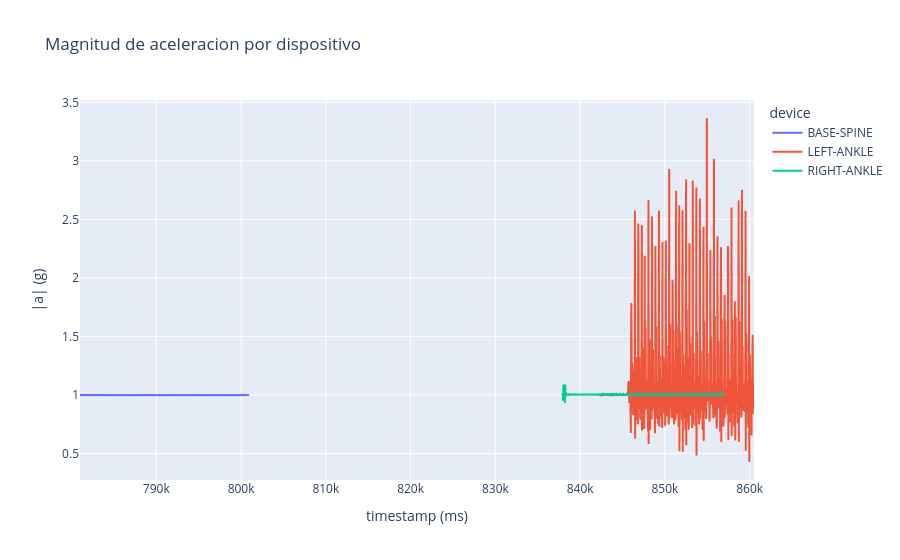

Notebook code cell kept with this figure:
### Code cell
# Serie temporal de la magnitud de aceleracion
fig_acc = px.line(
    imu_df,
    x="timestamp",
    y="acc_mag",
    color="device",
    title="Magnitud de aceleracion por dispositivo",
    labels={"timestamp": "timestamp (ms)", "acc_mag": "|a| (g)"},
)
fig_acc

### Figure 1 — Plotly figure (JSON) as saved in the notebook; plotly's stock layout.template omitted (floating-point values rounded to 4 significant figures; data arrays with more than 128 entries replaced by an {"elided": "..."} marker saying what was removed)
{"data": [{"hovertemplate": "device=BASE-SPINE<br>timestamp (ms)=%{x}<br>|a| (g)=%{y}<extra></extra>", "legendgroup": "BASE-SPINE", "line": {"color": "#636efa", "dash": "solid"}, "marker": {"symbol": "circle"}, "mode": "lines", "name": "BASE-SPINE", "showlegend": true, "type": "scattergl", "x": {"elided": "756 int values"}, "xaxis": "x", "y": {"elided": "756 float values"}, "yaxis": "y"}, {"hovertemplate": "device=LEFT-ANKLE<br>timestamp (ms)=%{x}<br>|a| (g)=%{y}<extra></extra>", "legendgroup": "LEFT-ANKLE", "line": {"color": "#EF553B", "dash": "solid"}, "marker": {"symbol": "circle"}, "mode": "lines", "name": "LEFT-ANKLE", "showlegend": true, "type": "scattergl", "x": {"elided": "691 int values"}, "xaxis": "x", "y": {"elided": "691 float values"}, "yaxis": "y"}, {"hovertemplate": "device=RIGHT-ANKLE<br>timestamp (ms)=%{x}<br>|a| (g)=%{y}<extra></extra>", "legendgroup": "RIGHT-ANKLE", "line": {"color": "#00cc96", "dash": "solid"}, "marker": {"symbol": "circle"}, "mode": "lines", "name": "RIGHT-ANKLE", "showlegend": true, "type": "scattergl", "x": {"elided": "653 int values"}, "xaxis": "x", "y": {"elided": "653 float values"}, "yaxis": "y"}], "layout": {"legend": {"title": {"text": "device"}, "tracegroupgap": 0}, "title": {"text": "Magnitud de aceleracion por dispositivo"}, "xaxis": {"anchor": "y", "domain": [0, 1], "title": {"text": "timestamp (ms)"}}, "yaxis": {"anchor": "x", "domain": [0, 1], "title": {"text": "|a| (g)"}}}}
